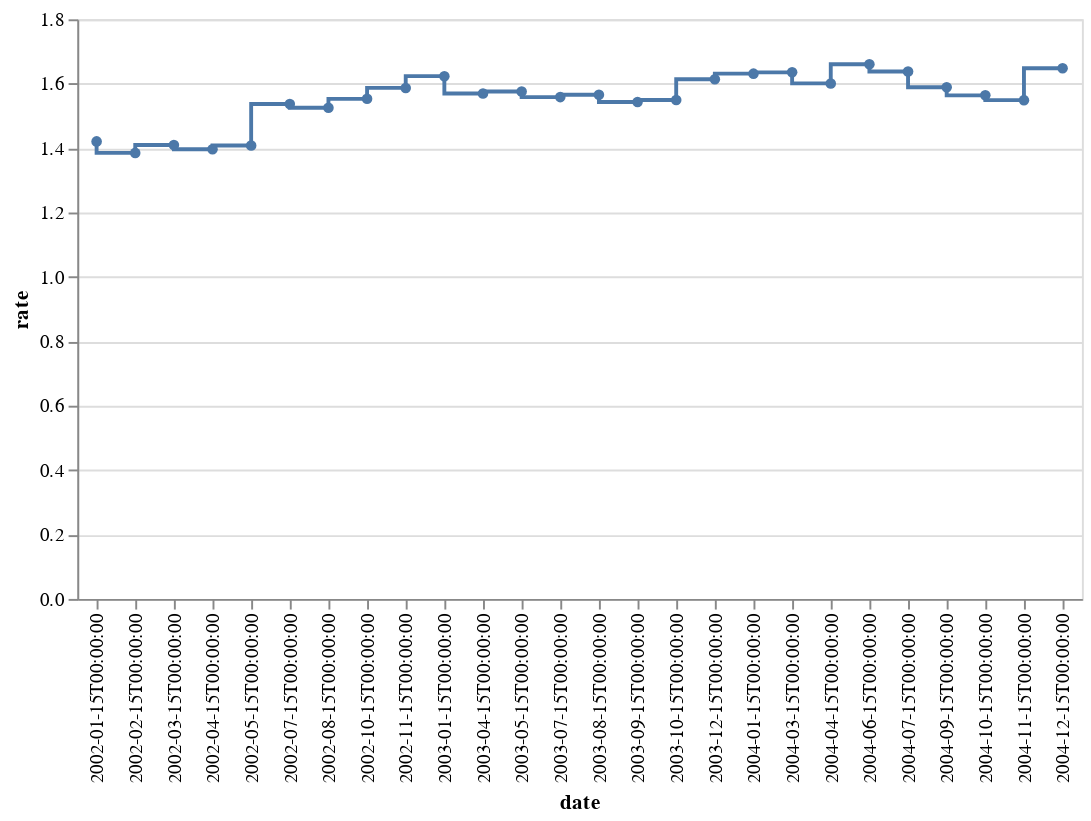

Notebook code for this chart:
### Markdown cell above
Let's look at changing the interpolations. 
The default interpolation for `mark_line` and `mark_area` is **linear**
The [API](https://altair-viz.github.io/user_guide/generated/core/altair.Interpolate.html) has a full listing of interpolate options. Explore the options before continuing to the next section.

### Code cell
alt.Chart(data_canada).mark_line(
    point= True,
    interpolate='step-before',  #basis, basis-open, catmull-rom, step, natural, cardinal-open we will discuss these later
).encode(
    alt.X('date:N'),
    alt.Y('rate:Q'),
).transform_filter(
    alt.FieldRangePredicate(field='year', range=[2002, 2004])
)

### Figure 1 — Vega-Lite specification as saved in the notebook (floating-point values rounded to 4 significant figures; data arrays with more than 128 entries replaced by an {"elided": "..."} marker saying what was removed)
{"config": {"view": {"continuousWidth": 400, "continuousHeight": 300}}, "data": {"name": "data-a961be329b6941f8cde3109455aeb173"}, "mark": {"type": "line", "interpolate": "step-before", "point": true}, "encoding": {"x": {"type": "nominal", "field": "date"}, "y": {"type": "quantitative", "field": "rate"}}, "transform": [{"filter": {"field": "year", "range": [2002, 2004]}}], "$schema": "https://vega.github.io/schema/vega-lite/v4.8.1.json", "datasets": {"data-a961be329b6941f8cde3109455aeb173": {"elided": "206 records"}}}
